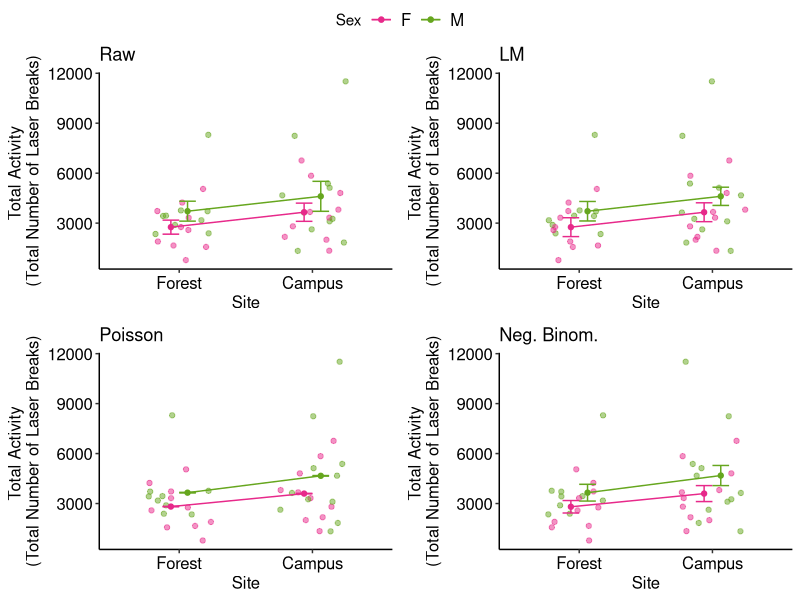
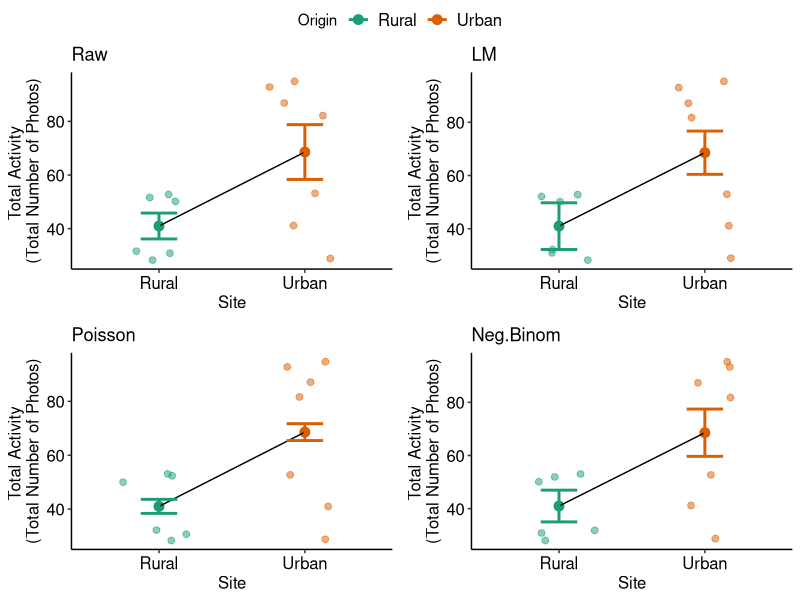
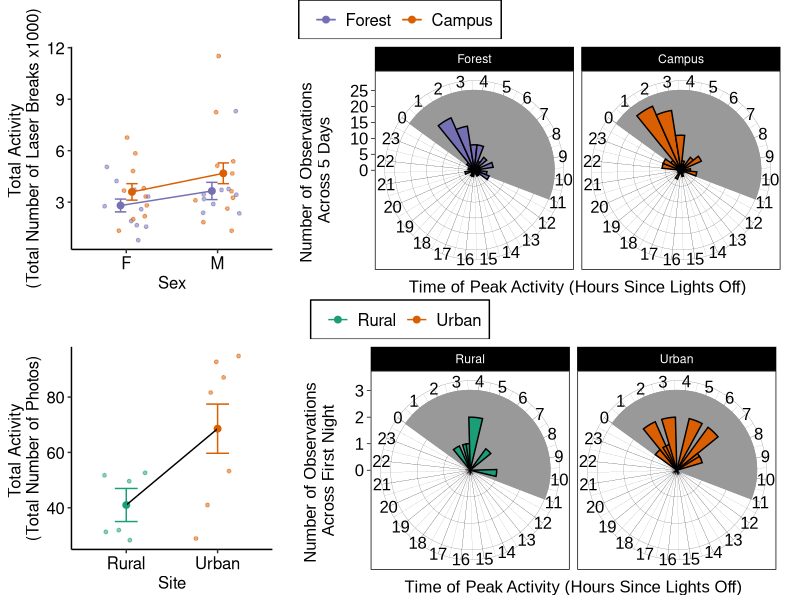

Write R code to recreate these figures, in order.
## ---- chunk 1
library(tidyverse)
library(MASS) #glm.nb
library(broom) # augment for predictions
library(ggpubr) #ggarrange

#ACTIVITY MONITOR
activity <- read.csv("data/activity.csv") %>% 
  dplyr::select(SpiderID:Peak5) %>% 
  mutate(Site = fct_relevel(Site, "Forest", "Campus"))

peak <- activity %>% 
  dplyr::select(-TotalActivity) %>% 
  pivot_longer(cols = c(Peak1:Peak5), names_to = "Day", values_to = "PeakHour") %>% 
  mutate(Day = fct_recode(factor(Day), "1" = "Peak1", "2" = "Peak2", "3" = "Peak3", "4" = "Peak4", "5" = "Peak5"),
         PeakHour = as.numeric(PeakHour),
         PeakHour = PeakHour - 0.5,
         PeakHour = ifelse(PeakHour < 0, PeakHour + 24, PeakHour)) %>% 
  #change to hours since lights off
  mutate(PeakHour = ifelse(PeakHour <= 10.5, PeakHour + 13, PeakHour -11),
         Site = fct_relevel(Site, "Forest", "Campus"))

total <- activity %>% 
  dplyr::select(SpiderID:TotalActivity) %>% 
  mutate(Site = fct_relevel(Site, "Forest", "Campus"))

#CHOICE PHOTOS
photos_24 <- read.csv("data/choice_photos.csv", header = TRUE) %>% 
  drop_na() %>% 
  pivot_longer(cols = c("X20.30":"X20.00"), values_to = "active", names_to = "hour") %>% 
  mutate(hour = fct_recode(hour, 
                           "20.5" = "X20.30",
                           "21.5" = "X21.30",
                           "22.5" = "X22.30",
                           "23.5" = "X23.30",
                           "0.5" = "X00.30",
                           "1.5" = "X01.30",
                           "2.5" = "X02.30",
                           "3.5" = "X03.30",
                           "4.5" = "X04.30",
                           "5.5" = "X05.30",
                           "6.5" = "X06.30",
                           "7.5" = "X07.30",
                           "8.5" = "X08.30",
                           "9.5" = "X09.30",
                           "10.5" = "X10.30",
                           "11.5" = "X11.30",
                           "12.5" = "X12.30",
                           "13.5" = "X13.30",
                           "14.5" = "X14.30",
                           "15.5" = "X15.30",
                           "16.5" = "X16.30",
                           "17.5" = "X17.30",
                           "18.5" = "X18.30",
                           "19.5" = "X19.30",
                           "21" = "X21.00",
                           "22" = "X22.00",
                           "23" = "X23.00",
                           "0" = "X00.00",
                           "1" = "X01.00",
                           "2" = "X02.00",
                           "3" = "X03.00",
                           "4" = "X04.00",
                           "5" = "X05.00",
                           "6" = "X06.00",
                           "7" = "X07.00",
                           "8" = "X08.00",
                           "9" = "X09.00",
                           "10" = "X10.00",
                           "11" = "X11.00",
                           "12" = "X12.00",
                           "13" = "X13.00",
                           "14" = "X14.00",
                           "15" = "X15.00",
                           "16" = "X16.00",
                           "17" = "X17.00",
                           "18" = "X18.00",
                           "19" = "X19.00",
                           "20" = "X20.00"
                           )) %>% 
  dplyr::select(ID, Origin, hour, active) %>% 
  mutate(hour = as.character(hour),
         hour = as.numeric(hour)) %>% 
  mutate(Origin = fct_recode(Origin, "Rural" = "Quiet", "Urban" = "Loud"))
photo_24_total <- photos_24 %>% 
  group_by(ID, Origin) %>% 
  summarize(TotalActivity = sum(active))


photos_night <- read.csv("data/choice_photos.csv", header = TRUE) %>% 
  dplyr::select(ID:X07.00) %>% 
  pivot_longer(cols = c("X20.30":"X07.00"), values_to = "active", names_to = "hour") %>% 
  mutate(hour = fct_recode(hour, 
                           "20.5" = "X20.30",
                           "21.5" = "X21.30",
                           "22.5" = "X22.30",
                           "23.5" = "X23.30",
                           "0.5" = "X00.30",
                           "1.5" = "X01.30",
                           "2.5" = "X02.30",
                           "3.5" = "X03.30",
                           "4.5" = "X04.30",
                           "5.5" = "X05.30",
                           "6.5" = "X06.30",
                           "21" = "X21.00",
                           "22" = "X22.00",
                           "23" = "X23.00",
                           "0" = "X00.00",
                           "1" = "X01.00",
                           "2" = "X02.00",
                           "3" = "X03.00",
                           "4" = "X04.00",
                           "5" = "X05.00",
                           "6" = "X06.00",
                           "7" = "X07.00"
                           )) %>% 
  dplyr::select(ID, Origin, hour, active) %>% 
  mutate(hour = as.character(hour),
         hour = as.numeric(hour)) %>% 
  mutate(Origin = fct_recode(Origin, "Rural" = "Quiet", "Urban" = "Loud"))

photo_night_total <- photos_night %>% 
  group_by(ID, Origin) %>% 
  summarize(TotalActivity = sum(active)) %>% 
  mutate(Origin = fct_relevel(Origin, "Rural", "Urban"))

photo_night_peaks <- photos_night %>% 
  group_by(ID) %>% 
  summarize(active = max(active))

photo_night_peaks <- left_join(photo_night_peaks, photos_night, by=c("ID", "active")) %>%
  mutate(PeakHour = ifelse(hour > 20, hour-20.5, hour+3.5),
         Origin = fct_relevel(Origin, "Rural", "Urban"))
## ---- chunk 2
#ACTIVITY MONITOR
dark = data.frame(PeakHour = c(seq(0, 23.5, 0.5)))

dark <- dark %>% 
  mutate(lights_out = ifelse(PeakHour<11, 25, 0))

peak_graph <- ggplot() +
  geom_col(aes(x = PeakHour, y = lights_out), width = 1, position = "identity", fill = "grey60", color = "grey60", data = dark) +
  geom_bar(aes(x = PeakHour, fill = Site), data = peak, width = 1, color = "black", position = "identity") +
  coord_polar(start = 1.7 * pi) +
  scale_x_continuous(limits = c(0, 24), breaks = seq(0, 23, 1)) +
  scale_fill_manual("", values = c("#7570b3","#d95f02"),
                     breaks = c("Forest", "Campus"),
                    labels = c("Forest", "Campus")) +
  xlab("Time of Peak Activity (Hours Since Lights Off)") +
  ylab("Number of Observations \nAcross 5 Days\n") +
  theme_linedraw() +
  theme(axis.title = element_text(family = "Arial", size = 12, color = "black"),
        axis.text = element_text(family = "Arial", size = 12, color = "black"),
        legend.text = element_text(family = "Arial", size = 12, color = "black"),  
        legend.title = element_text(family = "Arial", size = 12, color = "black"),
        legend.position = "top", 
        legend.background = element_rect(colour = 'black', fill = 'white', linetype='solid')) +
  facet_wrap(~Site)

#CHOICE PHOTOS
dark2 = data.frame(PeakHour = c(seq(0, 23.5, 0.5)))

dark2 <- dark %>% 
  mutate(lights_out = ifelse(PeakHour<11, 3, 0))

peak_graph_photos <- ggplot() +
  geom_col(aes(x = PeakHour, y = lights_out), width = 1, position = "identity", fill = "grey60", color = "grey60", data = dark2) +
  geom_bar(aes(x = PeakHour, fill = Origin), data = photo_night_peaks, width = 1, color = "black", position = "identity") +
  coord_polar(start = 1.7 * pi) +
  scale_x_continuous(limits = c(0, 24), breaks = seq(0, 23, 1)) +
  scale_fill_manual("", values = c("#1b9e77", "#d95f02"),
                     breaks = c("Rural", "Urban"),
                    labels = c("Rural", "Urban")) +
  xlab("Time of Peak Activity (Hours Since Lights Off)") +
  ylab("Number of Observations \nAcross First Night\n") +
  theme_linedraw() +
  theme(axis.title = element_text(family = "Arial", size = 12, color = "black"),
        axis.text = element_text(family = "Arial", size = 12, color = "black"),
        legend.text = element_text(family = "Arial", size = 12, color = "black"),  
        legend.title = element_text(family = "Arial", size = 12, color = "black"),
        legend.position = "top",
        legend.background = element_rect(colour = 'black', fill = 'white', linetype='solid')) +
  facet_wrap(~Origin)
## ---- chunk 3
# raw data
total_raw <- total %>% 
  group_by(Site, Sex) %>% 
  summarize(mean = mean(TotalActivity),
            se = plotrix::std.error(TotalActivity))

raw_data <- ggplot() +
  geom_jitter(aes(x = Site, y = TotalActivity, group = Sex, color = Sex), data = total, alpha = 0.5, width = 0.25) +
  geom_point(aes(x = Site, y = mean, group = Sex, color = Sex), data = total_raw, position=position_dodge(width=0.25)) +
  geom_line(aes(x = Site, y = mean, group = Sex, color = Sex), data = total_raw, position=position_dodge(width=0.25)) +
  geom_errorbar(aes(x = Site, ymin = mean - se, ymax = mean + se, group = Sex, color = Sex), data = total_raw, position = "dodge", width = 0.25) +
  scale_color_manual(values = c("#e7298a", "#66a61e")) +
  ylab("Total Activity \n(Total Number of Laser Breaks)") +
  xlab("Site") +
  theme_classic() +
  theme(axis.text = element_text(size = 12, color = "black"),
        axis.title = element_text(size = 12, color = "black"),
        legend.text = element_text(size = 12, color = "black")) +
  ggtitle("Raw")

# LM
shapiro.test(total$TotalActivity) # not normal
act.lm <- lm(TotalActivity ~ Site + Sex, data = total)
summary(act.lm)

nd <- expand.grid(Site = levels(factor(total$Site)),
                  Sex = levels(factor(total$Sex)))
pred <- augment(act.lm, newdata = nd, re.form = NA, se_fit = TRUE, type = "response")

 
lm_data <- ggplot() +
  geom_jitter(aes(x = Site, y = TotalActivity, group = Sex, color = Sex), data = activity, alpha = 0.5, width = 0.25) +
  geom_point(aes(x = Site, y = .fitted, group = Sex, color = Sex), data = pred, position=position_dodge(width=0.25)) +
  geom_line(aes(x = Site, y = .fitted, group = Sex, color = Sex), data = pred, position=position_dodge(width=0.25)) +
  geom_errorbar(aes(x = Site, ymin = .fitted - .se.fit, ymax = .fitted + .se.fit, group = Sex, color = Sex), data = pred, position = "dodge", width = 0.25) +
  scale_color_manual(values = c("#e7298a", "#66a61e")) +
  ylab("Total Activity \n(Total Number of Laser Breaks)") +
  xlab("Site") +
  theme_classic() +
  theme(axis.text = element_text(size = 12, color = "black"),
        axis.title = element_text(size = 12, color = "black"),
        legend.text = element_text(size = 12, color = "black")) +
  ggtitle("LM")
# POISSON
act.glm <- glm(TotalActivity ~ Site + Sex, data = total, family = "poisson")
summary(act.glm)

nd <- expand.grid(Site = levels(factor(total$Site)),
                  Sex = levels(factor(total$Sex)))
pred <- augment(act.glm, newdata = nd, re.form = NA, se_fit = TRUE, type.predict = "response")

glm_data <- ggplot() +
  geom_jitter(aes(x = Site, y = TotalActivity, group = Sex, color = Sex), data = activity, alpha = 0.5, width = 0.25) +
  geom_point(aes(x = Site, y = .fitted, group = Sex, color = Sex), data = pred, position=position_dodge(width=0.25)) +
  geom_line(aes(x = Site, y = .fitted, group = Sex, color = Sex), data = pred, position=position_dodge(width=0.25)) +
  geom_errorbar(aes(x = Site, ymin = .fitted - .se.fit, ymax = .fitted + .se.fit, group = Sex, color = Sex), data = pred, position = "dodge", width = 0.25) +
  scale_color_manual(values = c("#e7298a", "#66a61e")) +
  ylab("Total Activity \n(Total Number of Laser Breaks)") +
  xlab("Site") +
  theme_classic() +
  theme(axis.text = element_text(size = 12, color = "black"),
        axis.title = element_text(size = 12, color = "black"),
        legend.text = element_text(size = 12, color = "black")) +
  ggtitle("Poisson")

#NEG BINOM
act.glm.nb <- glm.nb(TotalActivity ~ Site + Sex, data = total)
summary(act.glm.nb)

pred <- expand.grid(Site = levels(factor(total$Site)),
                  Sex = levels(factor(total$Sex)))
pred$fit <- predict(act.glm.nb, pred, type = "response", se.fit = TRUE)$fit
pred$se.fit <- predict(act.glm.nb, pred, type = "response", se.fit = TRUE)$se.fit

glm.nb_data <- ggplot() +
  geom_jitter(aes(x = Site, y = TotalActivity, group = Sex, color = Sex), data = activity, alpha = 0.5, width = 0.25) +
  geom_point(aes(x = Site, y = fit, group = Sex, color = Sex), data = pred, position=position_dodge(width=0.25)) +
  geom_line(aes(x = Site, y = fit, group = Sex, color = Sex), data = pred, position=position_dodge(width=0.25)) +
  geom_errorbar(aes(x = Site, ymin = fit - se.fit, ymax = fit + se.fit, group = Sex, color = Sex), data = pred, position = "dodge", width = 0.25) +
  scale_color_manual(values = c("#e7298a", "#66a61e")) +
  ylab("Total Activity \n(Total Number of Laser Breaks)") +
  xlab("Site") +
  theme_classic() +
  theme(axis.text = element_text(size = 12, color = "black"),
        axis.title = element_text(size = 12, color = "black"),
        legend.text = element_text(size = 12, color = "black")) +
  ggtitle("Neg. Binom.")

ggarrange(raw_data, lm_data, glm_data, glm.nb_data, ncol = 2, nrow = 2, common.legend = TRUE)

## ---- chunk 4
# raw data
photo_night_total_raw <- photo_night_total %>% 
  group_by(Origin) %>% 
  summarize(mean = mean(TotalActivity),
            se = plotrix::std.error(TotalActivity))

raw_data_photos <- ggplot() +
  geom_jitter(aes(x = Origin, y = TotalActivity, color = Origin), data = photo_night_total, alpha = 0.5, width = 0.25, size = 2) +
  geom_point(aes(x = Origin, y = mean, color = Origin), data = photo_night_total_raw, position=position_dodge(width=0.25), size = 3) +
  geom_line(aes(x = Origin, y = mean, group = 1), data = photo_night_total_raw, position=position_dodge(width=0.25)) +
  geom_errorbar(aes(x = Origin, ymin = mean - se, ymax = mean + se, group = Origin, color = Origin), data = photo_night_total_raw, position = "dodge", width = 0.25, linewidth = 1) +
  scale_color_manual(values = c("#1b9e77", "#d95f02")) +
  ylab("Total Activity \n(Total Number of Photos)") +
  xlab("Site") +
  theme_classic() +
  theme(axis.text = element_text(size = 12, color = "black"),
        axis.title = element_text(size = 12, color = "black"),
        legend.text = element_text(size = 12, color = "black")) +
  ggtitle("Raw")

# LM
shapiro.test(photo_night_total$TotalActivity) # not normal
act.lm <- lm(TotalActivity ~ Origin, data = photo_night_total)
summary(act.lm)

nd <- expand.grid(Origin = levels(factor(photo_night_total$Origin)))
pred <- augment(act.lm, newdata = nd, re.form = NA, se_fit = TRUE, type = "response")

lm_data_photos <-  ggplot() +
  geom_jitter(aes(x = Origin, y = TotalActivity, color = Origin), data = photo_night_total, alpha = 0.5, width = 0.25, size = 2) +
  geom_point(aes(x = Origin, y = .fitted, color = Origin), data = pred, position=position_dodge(width=0.25), size = 3) +
  geom_line(aes(x = Origin, y = .fitted, group = 1), data = pred, position=position_dodge(width=0.25)) +
  geom_errorbar(aes(x = Origin, ymin = .fitted - .se.fit, ymax = .fitted + .se.fit, group = Origin, color = Origin), data = pred, position = "dodge", width = 0.25, linewidth = 1) +
  scale_color_manual(values = c("#1b9e77", "#d95f02")) +
  ylab("Total Activity \n(Total Number of Photos)") +
  xlab("Site") +
  theme_classic() +
  theme(axis.text = element_text(size = 12, color = "black"),
        axis.title = element_text(size = 12, color = "black"),
        legend.text = element_text(size = 12, color = "black")) +
  ggtitle("LM")

# POISSON
act.glm <- glm(TotalActivity ~ Origin, data = photo_night_total, family = "poisson")
summary(act.glm)

nd <- expand.grid(Origin = levels(factor(photo_night_total$Origin)))
pred <- augment(act.glm, newdata = nd, re.form = NA, se_fit = TRUE, type.predict = "response")

glm_data_photos <-  ggplot() +
  geom_jitter(aes(x = Origin, y = TotalActivity, color = Origin), data = photo_night_total, alpha = 0.5, width = 0.25, size = 2) +
  geom_point(aes(x = Origin, y = .fitted, color = Origin), data = pred, position=position_dodge(width=0.25), size = 3) +
  geom_line(aes(x = Origin, y = .fitted, group = 1), data = pred, position=position_dodge(width=0.25)) +
  geom_errorbar(aes(x = Origin, ymin = .fitted - .se.fit, ymax = .fitted + .se.fit, group = Origin, color = Origin), data = pred, position = "dodge", width = 0.25, linewidth = 1) +
  scale_color_manual(values = c("#1b9e77", "#d95f02")) +
  ylab("Total Activity \n(Total Number of Photos)") +
  xlab("Site") +
  theme_classic() +
  theme(axis.text = element_text(size = 12, color = "black"),
        axis.title = element_text(size = 12, color = "black"),
        legend.text = element_text(size = 12, color = "black")) +
  ggtitle("Poisson")

#NEG BINOM
act.glm.nb <- glm.nb(TotalActivity ~ Origin, data = photo_night_total)
summary(act.glm.nb)

pred <- expand.grid(Origin = levels(factor(photo_night_total$Origin)))
pred$fit <- predict(act.glm.nb, pred, type = "response", se.fit = TRUE)$fit
pred$se.fit <- predict(act.glm.nb, pred, type = "response", se.fit = TRUE)$se.fit

glm.nb_data_photos <- ggplot() +
  geom_jitter(aes(x = Origin, y = TotalActivity, color = Origin), data = photo_night_total, alpha = 0.5, width = 0.25, size = 2) +
  geom_point(aes(x = Origin, y = fit, color = Origin), data = pred, position=position_dodge(width=0.25), size = 3) +
  geom_line(aes(x = Origin, y = fit, group = 1), data = pred, position=position_dodge(width=0.25)) +
  geom_errorbar(aes(x = Origin, ymin = fit - se.fit, ymax = fit + se.fit, group = Origin, color = Origin), data = pred, position = "dodge", width = 0.25, linewidth = 1) +
  scale_color_manual(values = c("#1b9e77", "#d95f02")) +
  ylab("Total Activity \n(Total Number of Photos)") +
  xlab("Site") +
  theme_classic() +
  theme(axis.text = element_text(size = 12, color = "black"),
        axis.title = element_text(size = 12, color = "black"),
        legend.text = element_text(size = 12, color = "black")) +
  ggtitle("Neg.Binom")

ggarrange(raw_data_photos, lm_data_photos, glm_data_photos, glm.nb_data_photos, ncol = 2, nrow = 2, common.legend = TRUE)

## ---- chunk 5
#ACTIVITY MONITOR
act.glm.nb <- glm.nb(TotalActivity ~ Site + Sex, data = total)
summary(act.glm.nb)

pred <- expand.grid(Site = levels(factor(total$Site)),
                  Sex = levels(factor(total$Sex)))
pred$fit <- predict(act.glm.nb, pred, type = "response", se.fit = TRUE)$fit
pred$se.fit <- predict(act.glm.nb, pred, type = "response", se.fit = TRUE)$se.fit
pred <- pred %>% 
  mutate(Site = fct_relevel(Site, "Forest", "Campus"))

formatter1000 <- function(){
  function(x)x/1000
}

total_activity <- ggplot() +
  geom_jitter(aes(x = Sex, y = TotalActivity, group = Site, color = Site), data = activity, alpha = 0.5, width = 0.25, size = 1) +
  geom_point(aes(x = Sex, y = fit, group = Site, color = Site), data = pred, position=position_dodge(width=0.25), size = 2) +
  geom_line(aes(x = Sex, y = fit, group = Site, color = Site), data = pred, position=position_dodge(width=0.25)) +
  geom_errorbar(aes(x = Sex, ymin = fit - se.fit, ymax = fit + se.fit, group = Site, color = Site), data = pred, position = "dodge", width = 0.25, linewidth = 0.5) +
  scale_color_manual("", values = c("#7570b3", "#d95f02")) +
  scale_y_continuous(labels=formatter1000()) +
  ylab("Total Activity \n(Total Number of Laser Breaks x1000)") +
  xlab("Sex") +
  theme_classic() +
  theme(axis.text = element_text(size = 12, color = "black"),
        axis.title = element_text(size = 12, color = "black"),
        legend.text = element_text(size = 12, color = "black"),
        legend.background = element_rect(colour = 'black', fill = 'white', linetype='solid'))

#PHOTOS
act.glm.nb <- glm.nb(TotalActivity ~ Origin, data = photo_night_total)
summary(act.glm.nb)

pred <- expand.grid(Origin = levels(factor(photo_night_total$Origin)))
pred$fit <- predict(act.glm.nb, pred, type = "response", se.fit = TRUE)$fit
pred$se.fit <- predict(act.glm.nb, pred, type = "response", se.fit = TRUE)$se.fit

total_activity_photos <- ggplot() +
  geom_jitter(aes(x = Origin, y = TotalActivity, color = Origin), data = photo_night_total, alpha = 0.5, width = 0.25, size = 1) +
  geom_point(aes(x = Origin, y = fit, color = Origin), data = pred, position=position_dodge(width=0.25), size = 2) +
  geom_line(aes(x = Origin, y = fit, group = 1), data = pred, position=position_dodge(width=0.25)) +
  geom_errorbar(aes(x = Origin, ymin = fit - se.fit, ymax = fit + se.fit, group = Origin, color = Origin), data = pred, position = "dodge", width = 0.25, linewidth = 0.5) +
  scale_color_manual("", values = c("#1b9e77", "#d95f02")) +
  ylab("Total Activity \n(Total Number of Photos)") +
  xlab("Site") +
  theme_classic() +
  theme(axis.text = element_text(size = 12, color = "black"),
        axis.title = element_text(size = 12, color = "black"),
        legend.text = element_text(size = 12, color = "black"),
        legend.background = element_rect(colour = 'black', fill = 'white', linetype='solid'))

## ---- chunk 6
monitor <- ggarrange(total_activity, peak_graph, nrow = 1, common.legend = TRUE, widths = c(0.35, 0.65))
choice <- ggarrange(total_activity_photos, peak_graph_photos,  nrow = 1, common.legend = TRUE, widths = c(0.35, 0.65))
final_activity <- ggarrange(monitor, choice, nrow = 2)
jpeg("figures/final_activity.jpeg", width = 6.5, height = 7, units = "in", quality = 100, res = 300)
print(final_activity)
dev.off()
